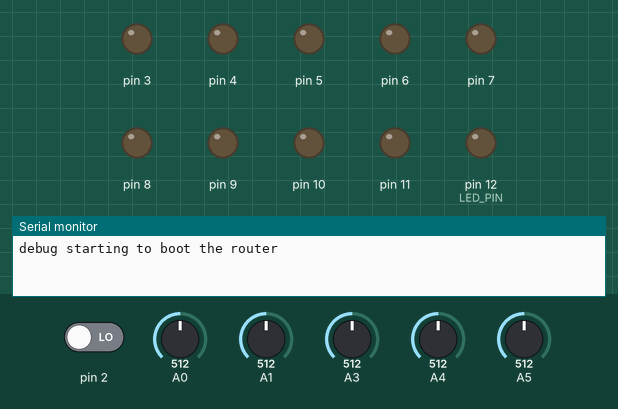
Bench run of a sketch on a simulated Arduino Uno, built with avr-gcc and run on an emulated ATmega328P. Parts: output pins drawn as LEDs (lit = HIGH), the last lines printed to the serial monitor. The inputs (shaded band) are chosen by the test bench; at power-on: pin 2 LOW, A0 = 512, A1 = 512, A3 = 512, A4 = 512, A5 = 512.

Above: at 0.1 s.
At 60.1 s:
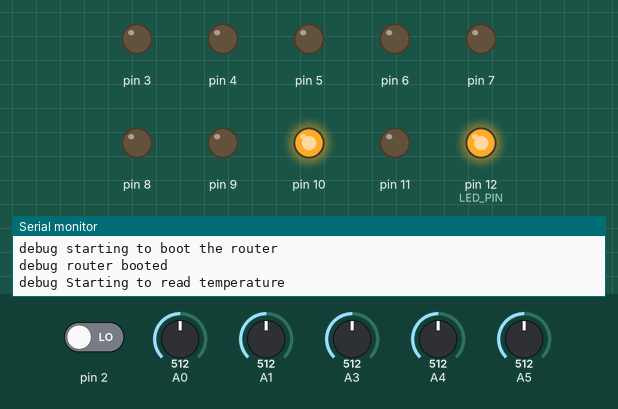
At 63.6 s:
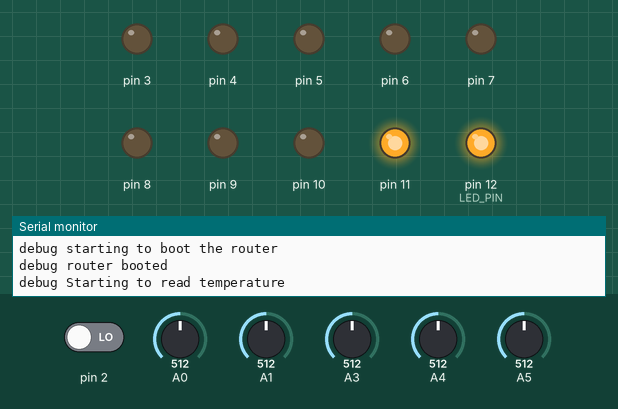
At 67.05 s:
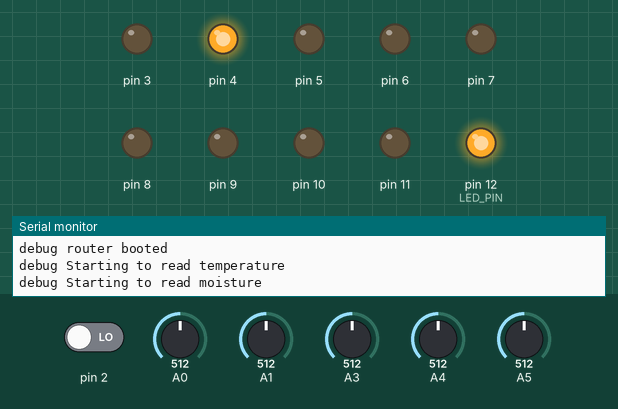
At 69.1 s:
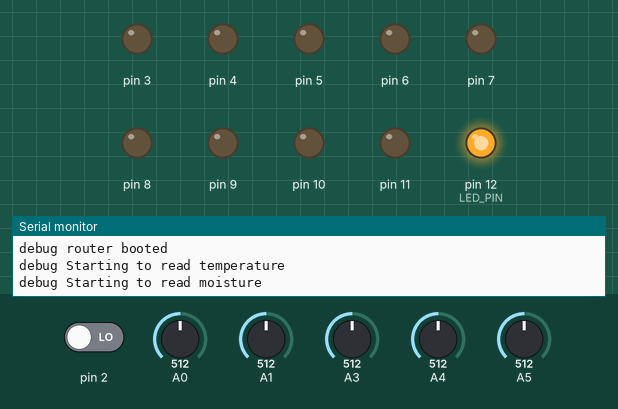
At 74.2 s:
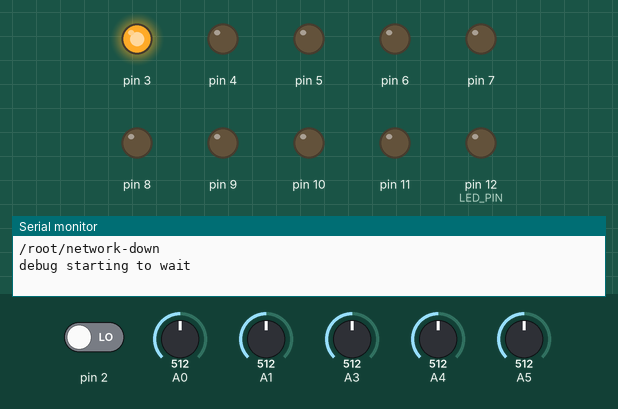
Timing chart, 0 to 75.7 s (numbered marks = the images above):
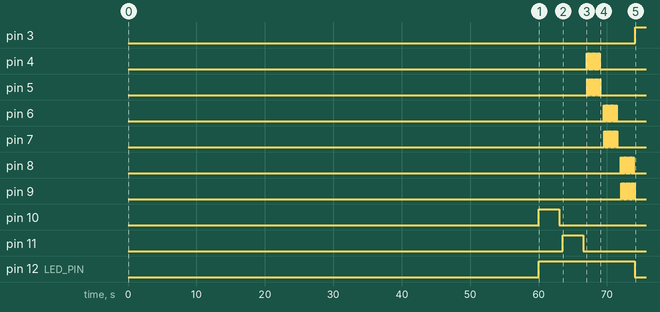

Measured:
- by itself, pin 3: LOW → HIGH at 74.1 s
- by itself, pin 4: LOW → HIGH at 67.0 s, → LOW 0.10 s later, → HIGH 0.10 s later, → LOW 0.10 s later, … (20 changes in this stretch)
- by itself, pin 5: LOW → HIGH at 67.1 s, → LOW 0.10 s later, → HIGH 0.10 s later, → LOW 0.10 s later, … (20 changes in this stretch)
- by itself, pin 6: LOW → HIGH at 69.5 s, → LOW 0.10 s later, → HIGH 0.10 s later, → LOW 0.10 s later, … (20 changes in this stretch)
- by itself, pin 7: LOW → HIGH at 69.6 s, → LOW 0.10 s later, → HIGH 0.10 s later, → LOW 0.10 s later, … (20 changes in this stretch)
- by itself, pin 8: LOW → HIGH at 72.0 s, → LOW 0.10 s later, → HIGH 0.10 s later, → LOW 0.10 s later, … (20 changes in this stretch)
- by itself, pin 9: LOW → HIGH at 72.1 s, → LOW 0.10 s later, → HIGH 0.10 s later, → LOW 0.10 s later, … (20 changes in this stretch)
- by itself, pin 10: LOW → HIGH at 60.0 s, → LOW 3.0 s later

The sketch:

Gardening.ino
```cpp
#include <TemperatureSensor.h>
#include <MoistureSensor.h>

MoistureSensor moistureSensor1(4, 5, A5, 200, 0.10);
MoistureSensor moistureSensor2(6, 7, A4, 200, 0.10);
MoistureSensor moistureSensor3(8, 9, A3, 200, 0.10);

TemperatureSensor temperatureSensor1(10, A1);
TemperatureSensor temperatureSensor2(11, A0);

const unsigned long FLAG_CHECK_INTERVAL = 10000;
const unsigned long HOUR = 86400000;
const int LED_PIN = 12;

boolean isFirst = true;
volatile boolean buttonPressed = false;

void setup() {
  Serial.begin(9600);
  for (int i = 0; i <= 13; i++) {
    	digitalWrite(i, LOW);
  }

  pinMode(3,OUTPUT);
  digitalWrite(3,LOW);
  pinMode(LED_PIN,OUTPUT);
  digitalWrite(LED_PIN, LOW);

  // Wait for the router to boot
  Serial.println("debug starting to boot the router");
  delay(60000);
  Serial.println("debug router booted");

  attachInterrupt(0, buttonTriggered, FALLING);
}

void loop() {

  digitalWrite(LED_PIN, HIGH);
  if (!isFirst) {
     Serial.println("/root/network-up");
     delay(30000);
  }
   isFirst = false;

   Serial.println("debug Starting to read temperature");
   float temperature1 = temperatureSensor1.readTemperature(2000);
   delay(500);

   float temperature2 = temperatureSensor2.readTemperature(2000);
   delay(500);

   Serial.println("debug Starting to read moisture");
   int moisture1 = moistureSensor1.readMoisture(2000);
   delay(500);

   int moisture2 = moistureSensor2.readMoisture(2000);
   delay(500);

   int moisture3 = moistureSensor3.readMoisture(2000);

   sendMeasurements(temperature1, temperature2, moisture1, moisture2, moisture3);

   Serial.println("/root/network-down");
   digitalWrite(LED_PIN, LOW);

   Serial.println("debug starting to wait");
   waitLong(HOUR);
}

void sendMeasurements(float t1, float t2, int m1, int m2, int m3) {
  Serial.print("wget http://192.168.2.231:8080/garden/?hid=1");
  print("t1");
  Serial.print(t1);
  print("t2");
  Serial.print(t2);
  print("m1");
  Serial.print(m1);
  print("m2");
  Serial.print(m2);
  print("m3");
  Serial.print(m3);
  Serial.println(" -O /dev/null");
}

void print(String param) {
  Serial.print('\\');
  Serial.print("&");
  Serial.print(param);
  Serial.print("=");
}

void waitLong(unsigned long ms) {
  digitalWrite(3, HIGH);
  // We wait so the interreupt has time to run
  delay(100);
  buttonPressed = false;
  unsigned long parts = ms / FLAG_CHECK_INTERVAL;
  for (unsigned int i = 0; i < parts && !buttonPressed; i++) {
     delay(FLAG_CHECK_INTERVAL);
  }
  digitalWrite(3, LOW);
  delay(100);
  buttonPressed = false;
}

void buttonTriggered() {
  buttonPressed = true;
}
```

MoistureSensor.h
```cpp
#ifndef MOISTURE_SENSOR_H
#define MOISTURE_SENSOR_H

#include "Arduino.h"

class MoistureSensor {
public:
	MoistureSensor(int pin1, int pin2, int sensorPin, int voltageDividerResistance, float probeDistance, float soilConductivity = 0.014, int moisture = 40);
	int readMoisture(long timeInMillis);
private:
	int _pin1;
	int _pin2;
	int _sensorPin;
	int _calibrationConstant;
	float _slope;

	void setSensorPolarity(boolean flip);
	int calculateMoisture(int sensorVal);
};

#endif
```

TemperatureSensor.h
```cpp
#ifndef TEMPERATURE_SENSOR_H
#define TEMPERATURE_SENSOR_H

#include "Arduino.h"

class TemperatureSensor {
public:
	TemperatureSensor(int pin1, int sensorPin);
	float readTemperature(long timeInMillis);
private:
	int _pin1;
	int _sensorPin;
};

#endif
```
